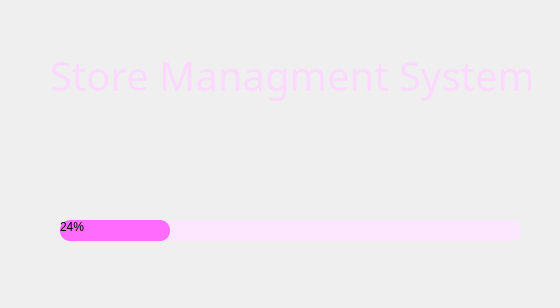
<?xml version="1.0" encoding="UTF-8"?>
<ui version="4.0">
 <class>Dialog</class>
 <widget class="QDialog" name="Dialog">
  <property name="geometry">
   <rect>
    <x>0</x>
    <y>0</y>
    <width>560</width>
    <height>308</height>
   </rect>
  </property>
  <property name="windowTitle">
   <string>Dialog</string>
  </property>
  <property name="styleSheet">
   <string notr="true"/>
  </property>
  <widget class="QLabel" name="label">
   <property name="geometry">
    <rect>
     <x>-4</x>
     <y>-18</y>
     <width>571</width>
     <height>331</height>
    </rect>
   </property>
   <property name="text">
    <string/>
   </property>
   <property name="pixmap">
    <pixmap resource="qtresource.qrc">:/images/images/gradientBg.jpg</pixmap>
   </property>
   <property name="scaledContents">
    <bool>true</bool>
   </property>
  </widget>
  <widget class="QLabel" name="label_2">
   <property name="geometry">
    <rect>
     <x>50</x>
     <y>50</y>
     <width>481</width>
     <height>51</height>
    </rect>
   </property>
   <property name="font">
    <font>
     <family>bold MS Shell Dlg 2</family>
     <pointsize>30</pointsize>
     <weight>50</weight>
     <italic>false</italic>
     <bold>false</bold>
    </font>
   </property>
   <property name="styleSheet">
    <string notr="true">color: rgb(252, 217, 255);

font: 30pt &quot;bold&quot; &quot;MS Shell Dlg 2&quot;;</string>
   </property>
   <property name="text">
    <string>Store Managment System</string>
   </property>
  </widget>
  <widget class="QProgressBar" name="progressBar">
   <property name="geometry">
    <rect>
     <x>60</x>
     <y>220</y>
     <width>461</width>
     <height>21</height>
    </rect>
   </property>
   <property name="styleSheet">
    <string notr="true">QProgressBar{
background-color:rgb(252, 231, 255);
border-radius:10px;
}

QProgressBar::chunk{
border-radius:10px;
background-color:rgb(255, 108, 253)
}</string>
   </property>
   <property name="value">
    <number>24</number>
   </property>
   <property name="textVisible">
    <bool>true</bool>
   </property>
  </widget>
 </widget>
 <resources>
  <include location="qtresource.qrc"/>
 </resources>
 <connections/>
</ui>
